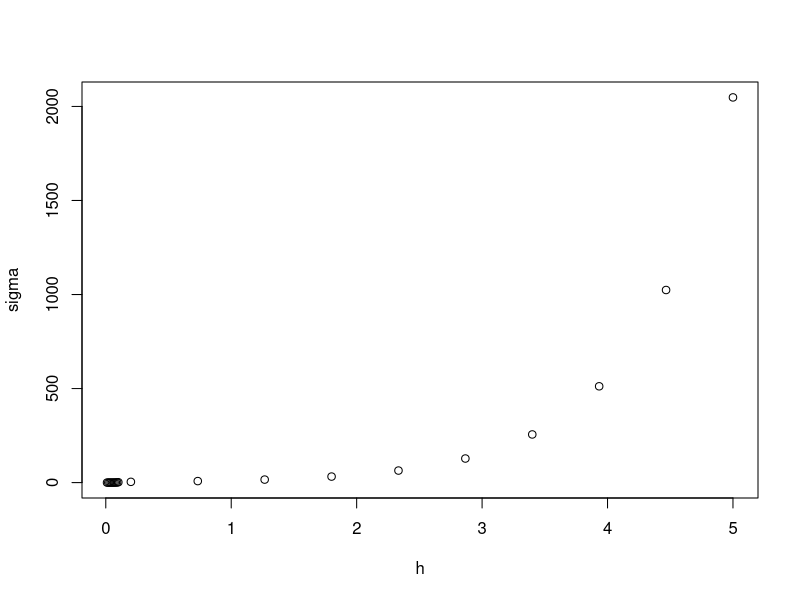

Here is the R script that generated this plot:
set.seed(1)

u<- seq(0,1,length.out = 200)
x1=c(.1,.12,.11,.13,.14,.7,.7,.65,.66)
X=c(x1,u)
X=matrix(X)
Fun=300*(X^3-3*X^4+3*X^5-X^6) 

W=T=D=Z=M=basicMethod=matrix(0, nrow = length(X), ncol = 1)
K=P=matrix(0, nrow = length(X), ncol = length(X))
G=matrix(0, nrow = length(X), ncol = 2)

y1=c(5,5.1,4.9,4.8,5.2,-1,-.9,-.9,-.88)
noise <- rnorm(length(u),0,0.3)
y2=300*(u^3-3*u^4+3*u^5-u^6) +as.matrix(noise)
Y=c(y1,y2)
Y=matrix(Y)

for(i in c(1:length(X))){
  for(j in c(1:2)){
    if(j==1){
      G[i,j]=X[i]}
    else{
      G[i,j]=Y[i]}
  }
}

#sigma=8
#sigma=c(.8,8,80,800,4000,10000,20000,30000,40000,50000,60000)
sigma=2^{-8:11}
h=c(seq(0.01,0.1,length.out=10),seq(0.2,5,length.out=10))

Robust_dist=Nadaraya_Watson_dist=matrix(0, nrow = length(sigma), ncol = length(h))
h=matrix(h)

for(k in c(1:length(sigma))){
for(j in c(1:length(X))){
  K[,j]=exp(-rowSums((sweep(G,2,G[j,],FUN="-"))^2)/(sigma[k])^2)
}

for(n in c(1:length(X))){
  
  T[,1]=exp(-rowSums((sweep(G,2,G[n,],FUN="-"))^2)/(sigma[k])^2)
  D[,1]=sqrt(1+1-2*T)
  Z=1/D
  Z[n]=0
 
  P=1+K-as.vector(T)
  
  P=sweep(P,2,as.vector(T),FUN="-")
  
  W[n]=1-1/(length(X))*sqrt(t(Z)%*%P%*%Z)
}

for(j in c(1:length(h))){
  for(i in c(1:length(X))){
    temp=(X[,1]-X[i,1])/h[j,1]
    Ker=1/(sqrt(2*pi))*exp(-(temp^2)/2)
    num1=t(as.matrix(Ker))%*%Y
    denom1=sum(Ker)
    
    basicMethod[i,1]=num1/denom1
    
    num=t(as.matrix(Ker*W))%*%Y
    denom=(sum(Ker*W))
    M[i,1]=num/denom
  }
  
  
  Robust_dist[k,j]=(sum((Fun-M)^2))/length(Fun)
  Nadaraya_Watson_dist[k,j]=(sum((Fun-basicMethod)^2))/length(Fun)

  
}
}

cat("Robust-distance-min = ",min(Robust_dist),"\n")

ind=which(Robust_dist == min(Robust_dist), arr.ind = TRUE)
cat("h_min =",h[ind[1,2]],"\n")
cat("sigma_min =",sigma[ind[1,1]],"\n")

cat("Nadarya-Watson-distance-min = ",min(Nadaraya_Watson_dist),"\n")
index=which(Nadaraya_Watson_dist == min(Nadaraya_Watson_dist), arr.ind = TRUE)
cat("h_min =",h[index[1,2]],"\n")
cat("sigma_min =",sigma[index[1,1]],"\n")
plot(h,sigma)

